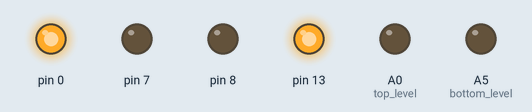
Recording of a sketch running on a simulated Arduino Uno, built with avr-gcc and run on an emulated ATmega328P. On the bench: output pins drawn as LEDs (lit = HIGH).

Above: at 0.05 s.
At 2.75 s:
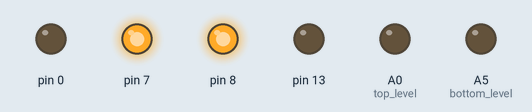
Timing chart, 0 to 3.0 s (numbered marks = the images above):
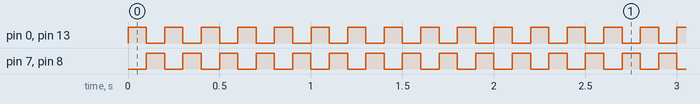

The sketch:

alternating.ino
```cpp
void setup() {
  pinMode(0, OUTPUT);
  pinMode(7, OUTPUT);
  pinMode(8, OUTPUT);
  pinMode(13, OUTPUT);
  pinMode(A5, OUTPUT);//bottom level
  pinMode(A0, OUTPUT);//top level

}

void loop() {

  digitalWrite(0, HIGH);
  digitalWrite(13, HIGH);
    delay(100);
  digitalWrite(0, LOW);
  digitalWrite(13, LOW);


  digitalWrite(7, HIGH);
  digitalWrite(8, HIGH);
    delay(100);
  digitalWrite(7, LOW);
  digitalWrite(8, LOW);


}
```

Measured:
- by itself, pin 0, pin 7, pin 8, pin 13: alternates HIGH for 0.10 s and LOW for 0.10 s
